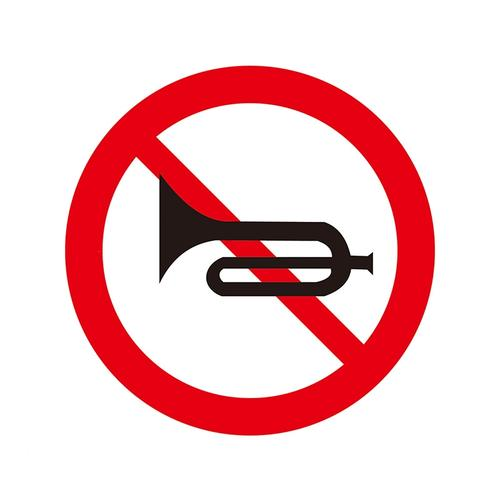
//> input picture 图像处理大作业/test1/display_laserData/1.jpg, 500 x 500 px
$ ./main   (built with g++ and OpenCV 4)
//> lines starting //> are read from the running program, lines starting //| are printed output that depends on the picture; after the words box and inside, x2 and y2 are one past the last pixel; in counts of white or black regions, pixels touching at a corner belong together
//> further down, temp is the input picture: 500 rows x 500 cols, CV_8UC3; mean B, G, R 202.4, 199.6, 240.9
#include<opencv2/opencv.hpp>
#include<iostream>
#include <vector>

#define RADIUS_BIAS 20
#define SHIFT_BIAS 10

std::vector<cv::Mat> roiVec;

std::vector<std::vector<cv::Point>> contoursTemplate;

//std::vector<cv::Point> ImageTemplateContours(cv::Mat img_template)
void ImageTemplateContours(cv::Mat img_template)
{
	//灰度化
	cv::Mat gray_img_template;
	cvtColor(img_template, gray_img_template, cv::COLOR_BGR2GRAY);

	//阈值分割
	cv::Mat thresh_img_template;
	threshold(gray_img_template, thresh_img_template, 0, 255, cv::THRESH_OTSU);
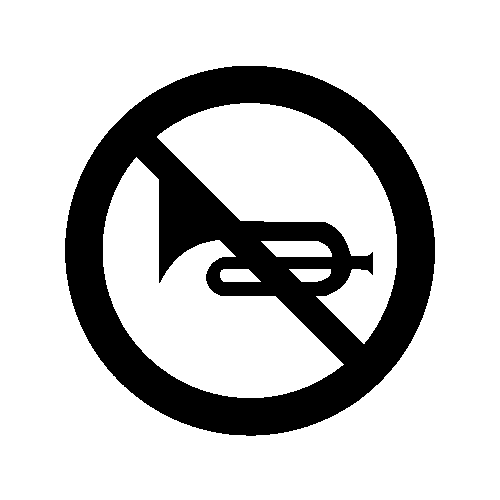
//> thresh_img_template: 500 rows x 500 cols, CV_8UC1; 77.9% white; 1 black region
	cv::imshow("threshold: ", thresh_img_template);


	std::vector<cv::Vec4i> hierarchy;
	findContours(thresh_img_template, contoursTemplate, hierarchy, cv::RETR_TREE, cv::CHAIN_APPROX_SIMPLE, cv::Point(0, 0));
//> contoursTemplate = 7 contours; box (x1, y1, x2, y2) and area: (0, 0, 500, 500) 249001, (64, 65, 436, 437) 108008, (103, 157, 344, 398) 25220, (157, 103, 397, 344) 24378, (261, 241, 332, 257) 879, (220, 269, 261, 282) 398, (289, 269, 331, 282) 382

	std::cout << "Template Contours Size = " << contoursTemplate.size() << std::endl;
//| Template Contours Size = 7

	cv::RNG rng(0);
	for (int i = 0; i < contoursTemplate.size(); i++) {
		cv::Scalar color = cv::Scalar(rng.uniform(0, 255), rng.uniform(0, 255), rng.uniform(0, 255));
		cv::drawContours(img_template, contoursTemplate, i, color, 4, 8, hierarchy, 0, cv::Point(0, 0));
	}
//> this loop made 7 passes
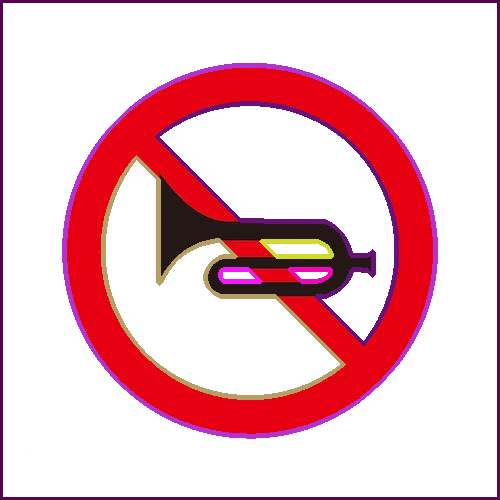
//> img_template: 500 rows x 500 cols, CV_8UC3; 8.19% of pixels changed, all inside (x1, y1, x2, y2) = (0, 0, 500, 500)

	cv::imshow( "template: ", img_template);
	//return contours[0];
}


int main(int agrc, char** agrv)
{
	cv::Mat temp = cv::imread("1.jpg");
	ImageTemplateContours( temp );

	cv::Mat src1, dst;
	src1 = cv::imread("4.jpg");
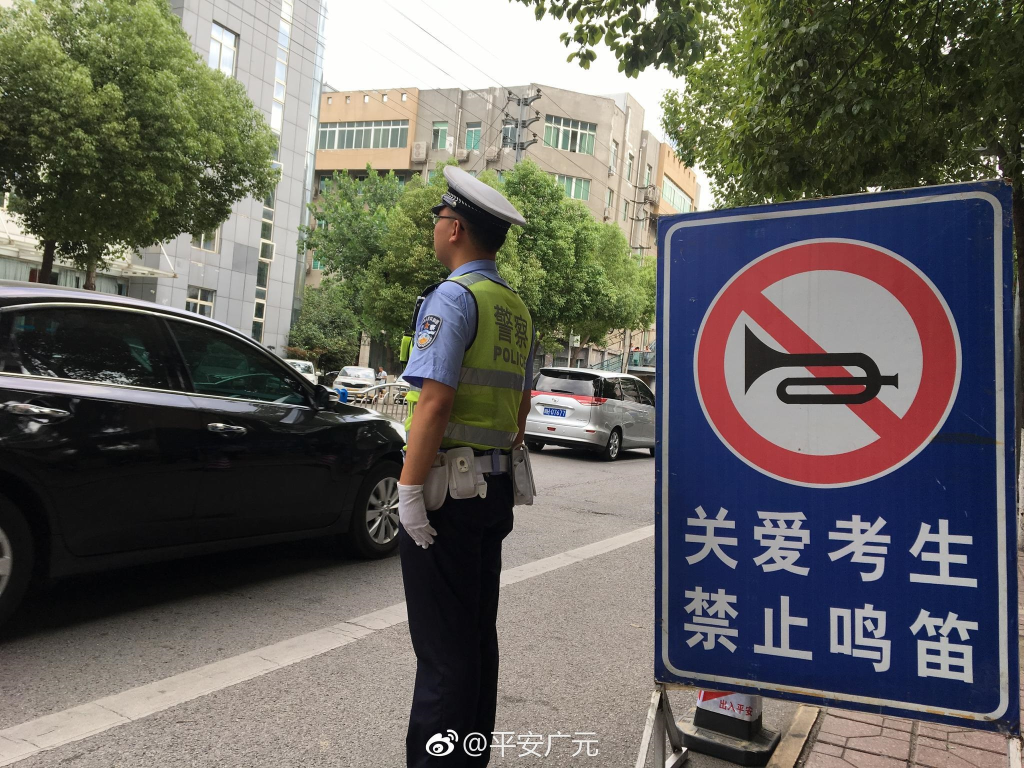
//> input picture 图像处理大作业/test1/display_laserData/4.jpg, 2048 x 1536 px (shown at 1/2 size)
//> src1 is the input picture: 1536 rows x 2048 cols, CV_8UC3; mean B, G, R 94.6, 100, 102.4
	cv::resize(src1, src1, cv::Size(600, 600));
//> src1: 600 rows x 600 cols, CV_8UC3
	cv::imshow("原图", src1);

	cv::cvtColor(src1, dst, cv::COLOR_BGR2HSV);
//> dst: 600 rows x 600 cols, CV_8UC3; mean H, S, V 51.7, 72.7, 112.5
	//cv::imshow( "HSV", dst );

	//直方图均衡化
	std::vector<cv::Mat> hsvSplit;
	cv::split(dst, hsvSplit);
	cv::equalizeHist(hsvSplit[2], hsvSplit[2]);
	cv::merge(hsvSplit, dst);
//> dst: 600 rows x 600 cols, CV_8UC3; mean H, S, V 51.7, 72.7, 128.2
	//cv::imshow("均衡化", dst);

	cv::Mat imgThresholded;
	cv::inRange(dst, cv::Scalar(160, 80, 50), cv::Scalar(180, 255, 220), imgThresholded); //Threshold the image
//> imgThresholded: 600 rows x 600 cols, CV_8UC1; 2.4% white; 63 white regions (60 under 20 px), largest, box (x1, y1, x2, y2) and area: (409, 190, 560, 378) 8273, (472, 285, 496, 296) 160, (484, 300, 507, 310) 119
	//cv::imshow( "颜色提取1",imgThresholded );

	//开操作 (去除一些噪点)
	cv::Mat element = cv::getStructuringElement(cv::MORPH_RECT, cv::Size(2, 2));
	cv::morphologyEx(imgThresholded, imgThresholded, cv::MORPH_OPEN, element);
	//cv::imshow("颜色提取2", imgThresholded);
	//闭操作 (连接一些连通域)
	cv::morphologyEx(imgThresholded, imgThresholded, cv::MORPH_CLOSE, element);
//> imgThresholded: 600 rows x 600 cols, CV_8UC1; 2.4% white; 14 white regions (9 under 20 px), largest, box (x1, y1, x2, y2) and area: (411, 193, 562, 380) 7521, (508, 208, 548, 277) 706, (475, 287, 497, 298) 149, (486, 302, 509, 311) 115, (508, 198, 515, 208) 52
	//cv::imshow("颜色提取3", imgThresholded);

	cv::Mat cannyImg;
	cv::Canny(imgThresholded, cannyImg, 10, 250, 5);
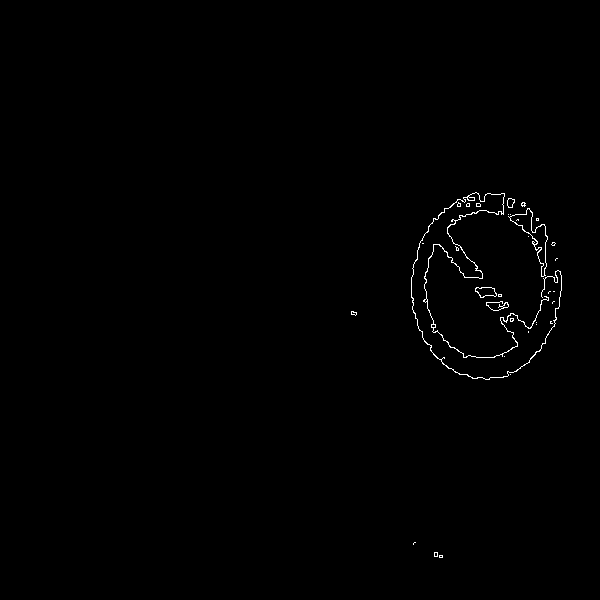
//> cannyImg: 600 rows x 600 cols, CV_8UC1; 0.5% white in thin lines or dots, all inside (x1, y1, x2, y2) = (351, 192, 562, 558)
	//cv::imshow( "边缘提取", cannyImg);

	std::vector<cv::Vec3f> circles;

	cv::HoughCircles(cannyImg, circles, cv::HOUGH_GRADIENT, 1, 30, 100, 20, 80, 120);
//> circles = 1 circle (x, y, radius): [510.5, 293.5, 99.1]

	std::cout << "circels size = " << circles.size() << std::endl;
//| circels size = 1

	for (size_t i = 0; i < circles.size(); i++)
	{
		cv::Point center(cvRound(circles[i][0]), cvRound(circles[i][1]));
		int radius = cvRound(circles[i][2]);
		//绘制圆心
		//cv::circle(src1, center, 3, cv::Scalar(0, 255, 0), -1, 8, 0);
		//绘制圆轮廓
		//cv::circle(src1, center, radius, cv::Scalar(155, 50, 255), 3, 8, 0);

		//rect = Rect(center.x - radius, center.y - radius, 2 * radius, 2 * radius);
		cv::Mat imgROI = src1(cv::Rect(center.x - radius + SHIFT_BIAS, center.y - radius + SHIFT_BIAS, 2 * radius - RADIUS_BIAS, 2 * radius - RADIUS_BIAS));
		//cv::imshow(std::to_string(i + 10), imgROI);
		roiVec.push_back(imgROI);
	}
//> this loop made 1 pass
//> (center, radius) on pass 1: (Point(510, 294), 99)
//> pass 1, `cv::Mat imgROI = src1(cv::Rect(center.x - radius + SHIFT_BIAS, center...`:
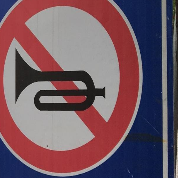
//> imgROI: 178 rows x 178 cols, CV_8UC3; mean B, G, R 97.9, 87.1, 114.2

	//cv::imshow("提取圆", src1);

	for (size_t i = 0; i < roiVec.size(); i++) {
		cv::Mat grayImage;
		cv::cvtColor(roiVec[i], grayImage, cv::COLOR_BGR2GRAY);
		//cv::imshow( std::to_string(i), grayImage);

		cv::blur(grayImage, grayImage, cv::Size(3, 3));
		//cv::imshow(std::to_string(i), grayImage);

		cv::threshold(grayImage, grayImage, 0, 255, cv::THRESH_OTSU);//大津法进行图像二值化

		//cv::Canny(grayImage, grayImage, 3, 9, 3);
		//cv::imshow(std::to_string(i), grayImage);

		std::vector<std::vector<cv::Point>> contours;
		std::vector<cv::Vec4i> hierarchy;
		findContours(grayImage, contours, hierarchy, cv::RETR_TREE, cv::CHAIN_APPROX_SIMPLE, cv::Point(0, 0));
		std::cout << "contours size ===== " << contours.size() << std::endl;

		cv::RNG rng(0);
		for (int i = 0; i < contours.size(); i++){
			cv::Scalar color = cv::Scalar(rng.uniform(0, 255), rng.uniform(0, 255), rng.uniform(0, 255));
			cv::drawContours(grayImage, contours, i, color, 4, 8, hierarchy, 0, cv::Point(0, 0));
		}
		cv::imshow(std::to_string(i), grayImage);

		for (auto it : contoursTemplate) {
			for (auto item : contours) {
				double value = cv::matchShapes( item, it, cv::CONTOURS_MATCH_I1, 0.0);
				std::cout << "value = " << value << std::endl;
			}
		}
		std::cout << "------------------------------" << std::endl;
	}
//> this loop made 1 pass
//| contours size ===== 9
//| ------------------------------
//> pass 1, `cv::threshold(grayImage, grayImage, 0, 255, cv::THRESH_OTSU);`:
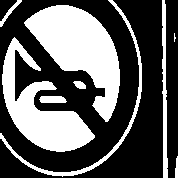
//> grayImage: 178 rows x 178 cols, CV_8UC1; 36.6% white; 9 white regions (1 under 20 px), largest, box (x1, y1, x2, y2) and area: (24, 5, 120, 122) 5306, (2, 37, 95, 152) 4100, (0, 0, 142, 177) 1077
//> pass 1, `cv::imshow(std::to_string(i), grayImage);`:
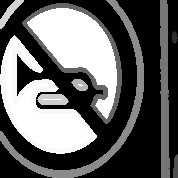
//> window '0': 178 rows x 178 cols, CV_8UC1; min 0, max 255, mean 99

	cv::waitKey(0);
	return 1;
}
